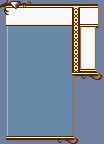

The image is a tile-based game level rendered from a .tmx file. Its description and complete source (layers, tilesets, objects, tile grids) follow:
An orthogonal 13x18 tile map with 8x8 px tiles, 1 tile layer (Tile Layer 1).

<map version="1.4" tiledversion="2020.12.18" orientation="orthogonal" renderorder="right-down" width="13" height="18" tilewidth="8" tileheight="8" infinite="0" nextlayerid="2" nextobjectid="1">
 <tileset firstgid="1" name="menuTiles" tilewidth="8" tileheight="8" tilecount="512" columns="32">
  <image source="../menuTiles.png" trans="ff0000" width="256" height="128" />
 </tileset>
 <layer id="1" name="Tile Layer 1" width="13" height="18">
  <data encoding="csv">
17,18,19,20,4,4,4,4,4,47,4,5,6,
24,25,26,15,15,15,15,15,15,48,15,15,16,
12,15,15,15,15,15,15,15,15,48,15,15,16,
103,104,104,104,104,104,104,104,104,48,111,2147483759,34,
7,10,10,10,10,10,10,10,10,48,112,2147483760,1,
7,10,10,10,10,10,10,10,10,48,112,2147483760,1,
7,10,10,10,10,10,10,10,10,48,112,2147483760,1,
7,10,10,10,10,10,10,10,10,48,112,2147483760,1,
7,10,10,10,10,10,10,10,10,48,1073741935,3221225583,1,
7,10,10,10,10,10,10,10,10,109,30,31,32,
7,10,10,10,10,10,10,10,10,11,1,1,1,
7,10,10,10,10,10,10,10,10,11,1,1,1,
7,10,10,10,10,10,10,10,10,11,1,1,1,
7,10,10,10,10,10,10,10,10,11,1,1,1,
7,10,10,10,10,10,10,10,10,11,1,1,1,
7,10,10,10,10,10,10,10,10,11,1,1,1,
7,10,10,10,10,10,10,10,10,11,1,1,1,
27,28,29,29,29,29,29,30,31,32,1,1,1
</data>
 </layer>
</map>
